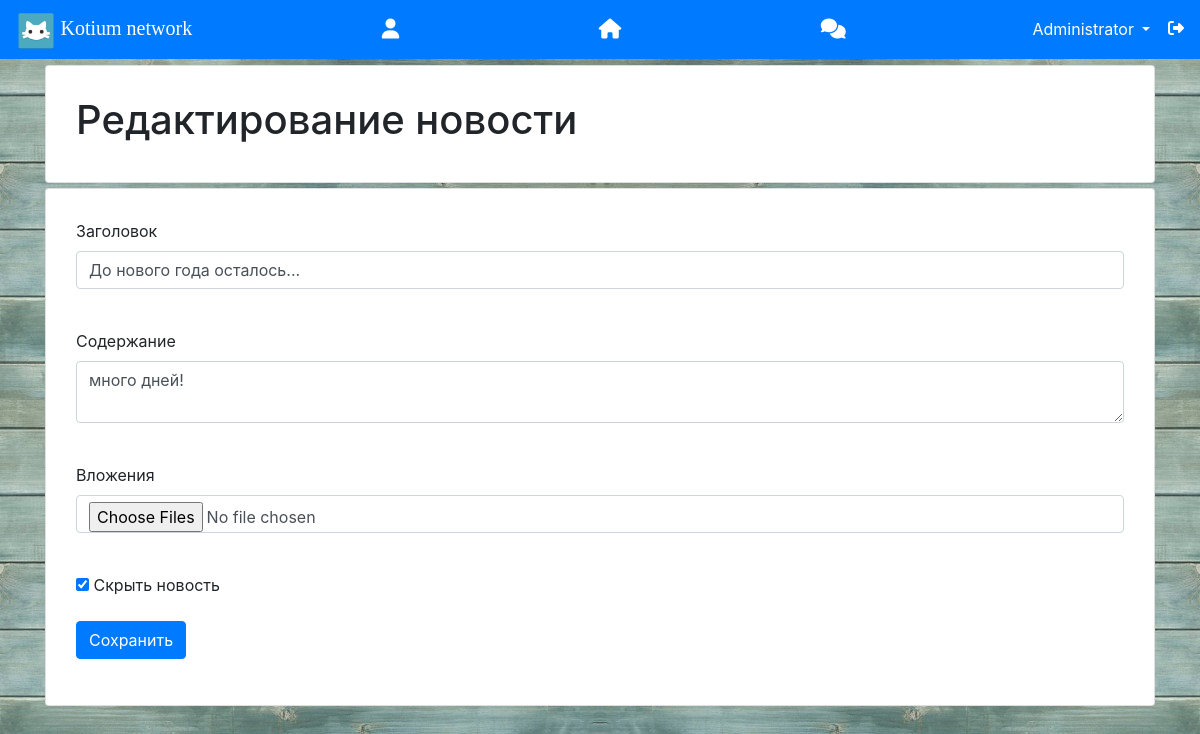
Page /news/22 (signed in) on the committed database.
### data/users.py (models this page shows, shortened)
class User(SqlAlchemyBase, UserMixin, SerializerMixin):
    __tablename__ = 'users'
    id = sqlalchemy.Column(sqlalchemy.Integer,
                           primary_key=True, autoincrement=True)
    name = sqlalchemy.Column(sqlalchemy.String, nullable=True)
    about = sqlalchemy.Column(sqlalchemy.String, nullable=True)
    email = sqlalchemy.Column(sqlalchemy.String,
                              index=True, unique=True, nullable=True)
    hashed_password = sqlalchemy.Column(sqlalchemy.String, nullable=True)
    created_date = sqlalchemy.Column(sqlalchemy.DateTime, default=datetime.datetime.now)
    is_admin = sqlalchemy.Column(sqlalchemy.Boolean, default=0)
    is_group = sqlalchemy.Column(sqlalchemy.Boolean, default=0)
    is_confirmed = sqlalchemy.Column(sqlalchemy.Boolean, default=0)
    news = orm.relation("News", back_populates='user')
    msg = orm.relation("Message", back_populates='user', lazy='subquery')
    comm = orm.relation("Comment", back_populates='user')
    friends = sqlalchemy.Column(sqlalchemy.String, nullable=True)
    f_request = sqlalchemy.Column(sqlalchemy.String, nullable=True)

### data/news.py (models this page shows)
class News(SqlAlchemyBase, SerializerMixin):
    __tablename__ = 'news'
    id = sqlalchemy.Column(sqlalchemy.Integer, primary_key=True, autoincrement=True)
    title = sqlalchemy.Column(sqlalchemy.String, nullable=True)
    content = sqlalchemy.Column(sqlalchemy.String, nullable=True)
    created_date = sqlalchemy.Column(sqlalchemy.DateTime, default=datetime.datetime.now)
    is_private = sqlalchemy.Column(sqlalchemy.Boolean, default=True)
    user_id = sqlalchemy.Column(sqlalchemy.Integer, sqlalchemy.ForeignKey("users.id"))
    user = orm.relation('User')
    attach = sqlalchemy.Column(sqlalchemy.String, nullable=True)
    liked_by = sqlalchemy.Column(sqlalchemy.String, nullable=True)
    likes = sqlalchemy.Column(sqlalchemy.Integer)

### main.py (the view, shortened to what this page needs)
@app.route('/news/<int:id>', methods=['GET', 'POST'])  # Редактирование новости. Всё почти так же как и добавление.
@login_required
def edit_news(id):
    form = NewsForm()
    if request.method == "GET":
        db_sess = db_session.create_session()
        news = db_sess.query(News).filter(
            News.id == id, ((News.user == current_user) | current_user.is_admin)).first()
        if news:
            form.title.data = news.title
            form.content.data = news.content
            form.is_private.data = news.is_private
        else:
            redirect('/login')
    return render_template('news.html', title='Редактирование новости',
                           form=form)

### forms/news.py
class NewsForm(FlaskForm):
    title = StringField('Заголовок', validators=[DataRequired()])
    content = TextAreaField("Содержание")
    is_private = BooleanField("Скрыть новость")
    submit = SubmitField('Сохранить')
    file = MultipleFileField('Вложения')

### data/db_session.py (called while the page is built)
def create_session() -> Session:
    global __factory
    return __factory()

### main.py (called while the page is built)
@login_manager.user_loader  # Определяем, авторизован ли пользователь в системе или он на сайте как гость.
def load_user(user_id):
    db_sess = db_session.create_session()
    return db_sess.query(User).get(user_id)

### templates/news.html (shortened to what this page needs)
{% extends "base.html" %}
{% block content %}
<div class="card" style="margin-top: 5px; padding: 10px;">
    <div class="card-body">
        <h1>{{ title }}</h1>
    </div>
</div>
<div class="card" style="margin-top: 5px; padding: 10px;">
    <div class="card-body">
        <form action="" method="post" enctype="multipart/form-data">
            <p>
                {{ form.title.label }}<br>
                {{ form.title(class="form-control") }}<br>
            </p>
            <p>
                {{ form.content.label }}<br>
                {{ form.content(class="form-control") }}<br>
            </p>
            <p>
                {{ form.file.label }}<br>
                {{ form.file(class="form-control") }}<br>
            </p>
            <p>{{ form.is_private() }} {{ form.is_private.label }}</p>
            <p>{{ form.submit(type="submit", class="btn btn-primary") }}</p>
        </form>
    </div>
</div>
{% endblock %}

### templates/base.html (shortened to what this page needs)
<!doctype html>
<html lang="ru">
<head>
    <link rel="stylesheet"
          href="https://stackpath.bootstrapcdn.com/bootstrap/4.4.1/css/bootstrap.min.css"
>
</head>
<body style="background-image: url(/static/system/bg.jpg);">
<header>
    <nav class="navbar navbar-dark bg-primary" style="position: fixed; top: 0; right: 0; left: 0; z-index: 999;">
        <div>
            <img src="/static/system/logo.png" width="40px" height="40px">
            <a class="navbar-brand" href="#" style="font-family: 'segoe print';">Kotium network</a>
        </div>
        {% if current_user.is_authenticated %}
        <center>
            <div class="d-flex justify-content-between" style="width: 40vw;">
                <div class="p-2">
                    <a href="/{{ current_user.id }}" style="color: #fff"><h5 style="margin: 0px;"><i
                            class="fas fa-user"></i></h5></a>
                </div>
                <div class="p-2">
                    <a href="/feed" style="color: #fff"><h5 style="margin: 0px;"><i class="fas fa-home"></i></h5></a>
                </div>
                <div class="p-2">
                    <a href="/msg" style="color: #fff"><h5 style="margin: 0px;"><i class="fas fa-comments"></i></h5></a>
                </div>
            </div>
        </center>
        <div class="nav-item dropdown">
            <button class="btn btn-primary dropdown-toggle" type="button" id="dropdownMenuButton"
                    data-toggle="dropdown" aria-haspopup="true" aria-expanded="false">
                {{ current_user.name }}
            </button>
            <a href="/logout" style="color: #fff;"><i class="fas fa-sign-out-alt"></i></a>
        </div>
        {% else %}
        <p style="margin-bottom: 0px">
            <a class="btn btn-primary btn-sm" href="/register">Зарегистрироваться</a>
            <a class="btn btn-success btn-sm" href="/login">Войти</a>
        </p>
        {% endif %}
    </nav>
</header>
<main role="main" class="container" style="padding-top: 60px;">
    {% block content %}{% endblock %}
</main>
</body>
</html>

### rows in the picture
User: name "Administrator"
News: title "До нового года осталось...", content "много дней!", is_private "☑"

### other values in the picture
{{ title }} "Редактирование новости"
